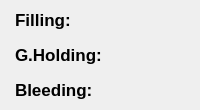
                               <widget class="QWidget" name="widget_80" native="true">
                                <property name="sizePolicy">
                                 <sizepolicy hsizetype="Preferred" vsizetype="Preferred">
                                  <horstretch>0</horstretch>
                                  <verstretch>0</verstretch>
                                 </sizepolicy>
                                </property>
                                <layout class="QVBoxLayout" name="verticalLayout_65" stretch="0">
                                 <property name="leftMargin">
                                  <number>0</number>
                                 </property>
                                 <property name="topMargin">
                                  <number>0</number>
                                 </property>
                                 <property name="rightMargin">
                                  <number>0</number>
                                 </property>
                                 <property name="bottomMargin">
                                  <number>0</number>
                                 </property>
                                 <item>
                                  <widget class="QWidget" name="widget_81" native="true">
                                   <property name="styleSheet">
                                    <string notr="true">border-left: None;
border-radius: 5px;</string>
                                   </property>
                                   <layout class="QVBoxLayout" name="verticalLayout_66" stretch="0">
                                    <property name="spacing">
                                     <number>10</number>
                                    </property>
                                    <property name="leftMargin">
                                     <number>5</number>
                                    </property>
                                    <property name="topMargin">
                                     <number>0</number>
                                    </property>
                                    <property name="rightMargin">
                                     <number>0</number>
                                    </property>
                                    <property name="bottomMargin">
                                     <number>0</number>
                                    </property>
                                    <item>
                                     <widget class="QWidget" name="widget_47" native="true">
                                      <layout class="QVBoxLayout" name="verticalLayout_67">
                                       <property name="spacing">
                                        <number>15</number>
                                       </property>
                                       <property name="leftMargin">
                                        <number>10</number>
                                       </property>
                                       <property name="topMargin">
                                        <number>10</number>
                                       </property>
                                       <property name="rightMargin">
                                        <number>10</number>
                                       </property>
                                       <property name="bottomMargin">
                                        <number>10</number>
                                       </property>
                                       <item>
                                        <widget class="QWidget" name="widget_91" native="true">
                                         <property name="maximumSize">
                                          <size>
                                           <width>16777215</width>
                                           <height>75</height>
                                          </size>
                                         </property>
                                         <layout class="QHBoxLayout" name="horizontalLayout_96" stretch="0">
                                          <property name="leftMargin">
                                           <number>0</number>
                                          </property>
                                          <property name="topMargin">
                                           <number>0</number>
                                          </property>
                                          <property name="rightMargin">
                                           <number>5</number>
                                          </property>
                                          <property name="bottomMargin">
                                           <number>0</number>
                                          </property>
                                          <item>
                                           <widget class="QLabel" name="label_113">
                                            <property name="font">
                                             <font>
                                              <family>Segoe UI</family>
                                              <pointsize>13</pointsize>
                                              <weight>75</weight>
                                              <italic>false</italic>
                                              <bold>true</bold>
                                             </font>
                                            </property>
                                            <property name="text">
                                             <string>Filling:</string>
                                            </property>
                                           </widget>
                                          </item>
                                         </layout>
                                        </widget>
                                       </item>
                                       <item>
                                        <widget class="QWidget" name="widget_92" native="true">
                                         <property name="maximumSize">
                                          <size>
                                           <width>16777215</width>
                                           <height>75</height>
                                          </size>
                                         </property>
                                         <layout class="QHBoxLayout" name="horizontalLayout_123" stretch="0">
                                          <property name="leftMargin">
                                           <number>0</number>
                                          </property>
                                          <property name="topMargin">
                                           <number>0</number>
                                          </property>
                                          <property name="rightMargin">
                                           <number>5</number>
                                          </property>
                                          <property name="bottomMargin">
                                           <number>0</number>
                                          </property>
                                          <item>
                                           <widget class="QLabel" name="label_114">
                                            <property name="font">
                                             <font>
                                              <family>Segoe UI</family>
                                              <pointsize>13</pointsize>
                                              <weight>75</weight>
                                              <italic>false</italic>
                                              <bold>true</bold>
                                             </font>
                                            </property>
                                            <property name="text">
                                             <string>G.Holding:</string>
                                            </property>
                                           </widget>
                                          </item>
                                         </layout>
                                        </widget>
                                       </item>
                                       <item>
                                        <widget class="QWidget" name="widget_93" native="true">
                                         <property name="maximumSize">
                                          <size>
                                           <width>16777215</width>
                                           <height>75</height>
                                          </size>
                                         </property>
                                         <layout class="QHBoxLayout" name="horizontalLayout_131" stretch="0">
                                          <property name="leftMargin">
                                           <number>0</number>
                                          </property>
                                          <property name="topMargin">
                                           <number>0</number>
                                          </property>
                                          <property name="rightMargin">
                                           <number>5</number>
                                          </property>
                                          <property name="bottomMargin">
                                           <number>0</number>
                                          </property>
                                          <item>
                                           <widget class="QLabel" name="label_115">
                                            <property name="font">
                                             <font>
                                              <family>Segoe UI</family>
                                              <pointsize>13</pointsize>
                                              <weight>75</weight>
                                              <italic>false</italic>
                                              <bold>true</bold>
                                             </font>
                                            </property>
                                            <property name="text">
                                             <string>Bleeding:</string>
                                            </property>
                                           </widget>
                                          </item>
                                         </layout>
                                        </widget>
                                       </item>
                                      </layout>
                                     </widget>
                                    </item>
                                   </layout>
                                  </widget>
                                 </item>
                                </layout>
                               </widget>
